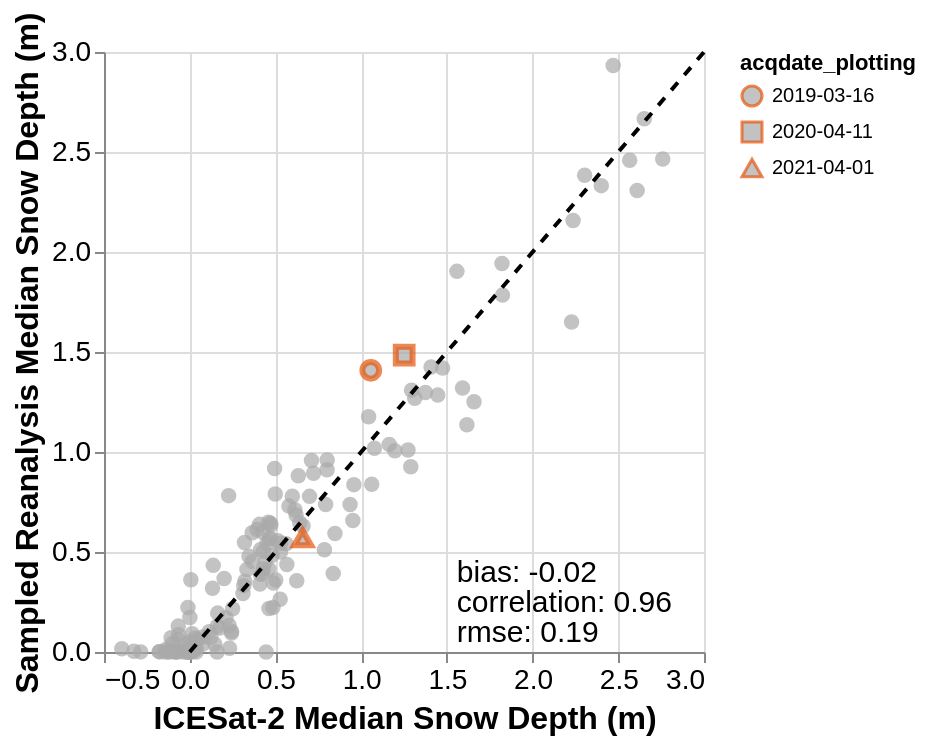

Write notebook code for a chart like this one.
### Code cell
source_nh = medians_both[(medians_both['snow_presence']==1) & (~medians_both['acqdate_dt'].isin(highlight_dates))]
source_h = medians_both[(medians_both['snow_presence']==1) & (medians_both['acqdate_dt'].isin(highlight_dates))]

max_val = max(medians_both['icesat2_3dep_dif'].max(), medians_both['reanalysis_sd'].max())
min_val = min(medians_both['icesat2_3dep_dif'].min(), medians_both['reanalysis_sd'].min())

# Create a small DataFrame for the 1:1 line
line_data = pd.DataFrame({
    'x': [0, 3],
    'y': [0, 3]
})


main_chart = alt.layer(alt.Chart(source_nh).mark_point(size=60, color='darkgrey', filled=True).encode(
    x=alt.X('icesat2_3dep_dif', axis=alt.Axis(title='ICESat-2 Median Snow Depth (m)', titleFontSize=16)),
    y=alt.Y('reanalysis_sd', axis=alt.Axis(title='Sampled Reanalysis Median Snow Depth (m)', titleFontSize=16))
),
    alt.Chart(line_data).mark_line(color='black', strokeDash=[5, 5]).encode(
    x='x:Q',
    y='y:Q')
    )+ \
    alt.Chart(metrics_data[(metrics_data['labels']=='is2_r')]).mark_text(
        align='left',
        baseline='middle',
        dx=5,
        fontSize=15
    ).transform_calculate(
        annotation_text = "datum.metric_label + ': ' + datum.metric_2f"
    ).encode(
        x=alt.X('x_pos:Q'),
        y=alt.Y('y_pos:Q'),
        text='annotation_text:N'
    )

highlight_chart = alt.Chart(source_h).mark_point(size=70, color='darkgrey', filled=True, stroke=highlight_color, strokeWidth=3).encode(
    x=alt.X('icesat2_3dep_dif'),
    y=alt.Y('reanalysis_sd'),
    shape=alt.Shape('acqdate_plotting:N')
    )


final_chart = (main_chart + highlight_chart)
final_chart.configure_axis(
    labelFontSize=14,
    titleFontSize=16
)

### Figure 1 — Vega-Lite specification as saved in the notebook (floating-point values rounded to 4 significant figures; data arrays with more than 128 entries replaced by an {"elided": "..."} marker saying what was removed)
{"config": {"view": {"continuousWidth": 300, "continuousHeight": 300}, "axis": {"labelFontSize": 14, "titleFontSize": 16}}, "layer": [{"data": {"name": "data-856d2925ec47db7ede7225c18a5d40d4"}, "mark": {"type": "point", "color": "darkgrey", "filled": true, "size": 60}, "encoding": {"x": {"axis": {"title": "ICESat-2 Median Snow Depth (m)", "titleFontSize": 16}, "field": "icesat2_3dep_dif", "type": "quantitative"}, "y": {"axis": {"title": "Sampled Reanalysis Median Snow Depth (m)", "titleFontSize": 16}, "field": "reanalysis_sd", "type": "quantitative"}}}, {"data": {"name": "data-f6d2dfe0eccf9d704325a11da2fb5a38"}, "mark": {"type": "line", "color": "black", "strokeDash": [5, 5]}, "encoding": {"x": {"field": "x", "type": "quantitative"}, "y": {"field": "y", "type": "quantitative"}}}, {"data": {"name": "data-2013703e87bce4c3c02018ec045be2f3"}, "mark": {"type": "text", "align": "left", "baseline": "middle", "dx": 5, "fontSize": 15}, "encoding": {"text": {"field": "annotation_text", "type": "nominal"}, "x": {"field": "x_pos", "type": "quantitative"}, "y": {"field": "y_pos", "type": "quantitative"}}, "transform": [{"calculate": "datum.metric_label + ': ' + datum.metric_2f", "as": "annotation_text"}]}, {"data": {"name": "data-d7d154b8d30704ae9a630727018d0bf1"}, "mark": {"type": "point", "color": "darkgrey", "filled": true, "size": 70, "stroke": "#E6550D", "strokeWidth": 3}, "encoding": {"shape": {"field": "acqdate_plotting", "type": "nominal"}, "x": {"field": "icesat2_3dep_dif", "type": "quantitative"}, "y": {"field": "reanalysis_sd", "type": "quantitative"}}}], "$schema": "https://vega.github.io/schema/vega-lite/v5.20.1.json", "datasets": {"data-856d2925ec47db7ede7225c18a5d40d4": {"elided": "146 records"}, "data-f6d2dfe0eccf9d704325a11da2fb5a38": [{"x": 0, "y": 0}, {"x": 3, "y": 3}], "data-2013703e87bce4c3c02018ec045be2f3": [{"metric": -0.01742, "metric_label": "bias", "labels": "is2_r", "x_pos": 1.5, "y_pos": 0.4, "metric_2f": -0.02}, {"metric": 0.9607, "metric_label": "correlation", "labels": "is2_r", "x_pos": 1.5, "y_pos": 0.25, "metric_2f": 0.96}, {"metric": 0.1895, "metric_label": "rmse", "labels": "is2_r", "x_pos": 1.5, "y_pos": 0.1, "metric_2f": 0.19}], "data-d7d154b8d30704ae9a630727018d0bf1": [{"icesat2_3dep_dif": 1.056, "reanalysis_sd": 1.408, "date": "2019-03-16T00:00:00", "snow_presence": 1, "median_reanalysis": 2.225, "acqdate_dt": "2019-03-16T00:00:00", "acqdate_plotting": "2019-03-16", "date_difference": 4.0, "icesat2_medianreanalysis_dif": -1.169, "reanalysis_medianreanalysis_dif": -0.8168}, {"icesat2_3dep_dif": 1.251, "reanalysis_sd": 1.484, "date": "2020-04-11T00:00:00", "snow_presence": 1, "median_reanalysis": 0.8186, "acqdate_dt": "2020-04-11T00:00:00", "acqdate_plotting": "2020-04-11", "date_difference": 4.0, "icesat2_medianreanalysis_dif": 0.4325, "reanalysis_medianreanalysis_dif": 0.6656}, {"icesat2_3dep_dif": 0.6589, "reanalysis_sd": 0.5696, "date": "2021-04-01T00:00:00", "snow_presence": 1, "median_reanalysis": 0.585, "acqdate_dt": "2021-04-01T00:00:00", "acqdate_plotting": "2021-04-01", "date_difference": 15.0, "icesat2_medianreanalysis_dif": 0.0739, "reanalysis_medianreanalysis_dif": -0.0154}]}}
